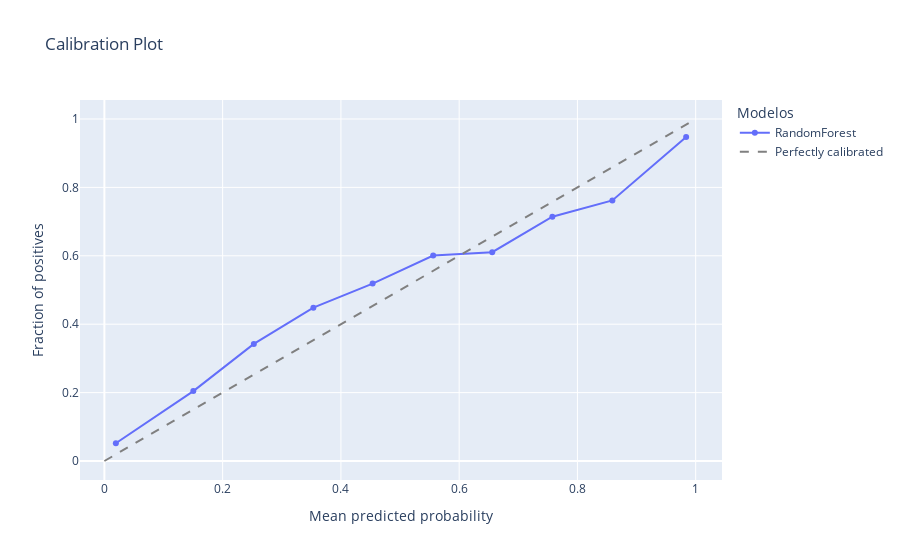

The notebook cell saved with this chart:
### Markdown cell above
Modelo Aprendiz

### Code cell
calibration_plot(clf.learner, X_test, y_test, "png")

### Figure 1 — Plotly figure (JSON) as saved in the notebook; plotly's stock layout.template omitted (floating-point values rounded to 4 significant figures)
{"data": [{"mode": "lines+markers", "name": "RandomForest", "type": "scatter", "x": [0.01938, 0.1504, 0.2527, 0.3534, 0.4537, 0.5561, 0.6559, 0.7576, 0.8591, 0.9839], "y": [0.052, 0.2044, 0.3423, 0.4484, 0.5188, 0.6008, 0.6105, 0.7141, 0.762, 0.9473]}, {"line": {"color": "grey", "dash": "dash"}, "mode": "lines", "name": "Perfectly calibrated", "type": "scatter", "x": [0, 1], "y": [0, 1]}], "layout": {"autosize": false, "legend": {"title": {"text": "Modelos"}}, "title": {"text": "Calibration Plot"}, "xaxis": {"title": {"text": "Mean predicted probability"}}, "yaxis": {"title": {"text": "Fraction of positives"}}}}
